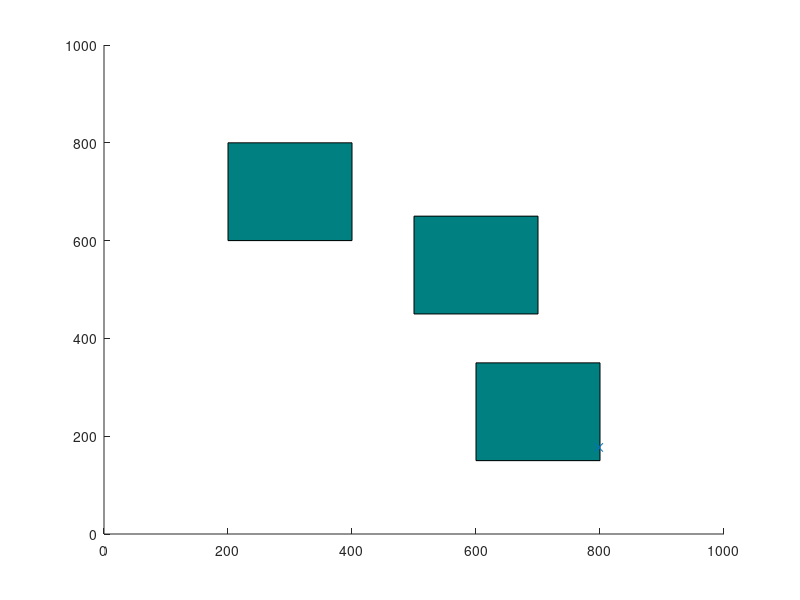

Recreate this plot in MATLAB. (Note: this script raises an error after producing the figure.)
clearvars
close all
addpath('function')
x_max = 1000;
y_max = 1000;
obstacle1 = [500, 450, 200, 200];
obstacle2 = [200, 600, 200, 200];
obstacle3 = [600, 150, 200, 200];
numNodes = 3000;
EPS = 20;
Pmax = 0.2;
P = Pmax;

Falt_star = 5; % 引力常数
Frep_star = 7; % 斥力常数
drep_star = 40; % 斥力势场的接近半径
k = 5; % 形状系数
epsilon = 30; % 随机分量因子
phi = 25; % 势场分量因子
local_minima = 0; % 是否陷入局部最优解
n_star = 10; % 最大尝试次数

q_start.coord = [0 0];
q_start.cost = 0;
q_start.parent = 0;
q_goal.coord = [999 999];
q_goal.cost = 0;

nodes(1) = q_start;
figure(1)
axis([0 x_max 0 y_max])
rectangle('Position', obstacle1, 'FaceColor', [0,.5,.5])
hold on
rectangle('Position', obstacle2, 'FaceColor', [0,.5,.5])
hold on
rectangle('Position', obstacle3, 'FaceColor', [0,.5,.5])
hold on

for i=1:numNodes
    if rand < P
        q_rand = q_goal.coord;
    else
        q_rand = [floor(rand(1)*x_max) floor(rand(1)*y_max)];
    end
    plot(q_rand(1), q_rand(2), 'x', 'Color', [0 0.4470 0.7410]);

    for j = 1:length(nodes)
        if nodes(j).coord == q_goal.coord
            break
        end
    end

    ndist = [];
    for j = 1:length(nodes)
        tmp = dist(nodes(j).coord, q_rand);
        ndist = [ndist tmp];
    end
    [val, idx] = min(ndist);
    q_near = nodes(idx);

    [x1, y1, dmin1_x, dmin1_y] = minDistInObstacle(q_near.coord, obstacle1);
    [x2, y2, dmin2_x, dmin2_y] = minDistInObstacle(q_near.coord, obstacle2);
    [x3, y3, dmin3_x, dmin3_y] = minDistInObstacle(q_near.coord, obstacle3);
    d1_abs = ((dmin1_x)^2 + (dmin1_y)^2);
    d2_abs = ((dmin2_x)^2 + (dmin2_y)^2);
    d3_abs = ((dmin3_x)^2 + (dmin3_y)^2);
    distance = [d1_abs, d2_abs, d3_abs];
    if d1_abs == min(distance)
        o_near = [x1, y1];
        dmin_abs = d1_abs;
        dmin = [dmin1_x, dmin1_y];
    elseif d2_abs == min(distance)
        o_near = [x2, y2];
        dmin_abs = d2_abs;
        dmin = [dmin2_x, dmin2_y];
    else
        o_near = [x3, y3];
        dmin_abs = d3_abs;
        dmin = [dmin3_x, dmin3_y];
    end
    % 引力函数
    F_alt = Falt_star * (q_goal.coord - q_near.coord) / dist(q_goal.coord, q_near.coord);
    % 斥力函数
    if dmin_abs <= drep_star
        F_rep = Frep_star * dmin / dmin_abs / (1 + exp((2 * dmin_abs / drep_star - 1)*k));
    else
        F_rep = [0, 0];
    end
    F_total = F_rep + F_alt;
    q_new.coord = q_near.coord + epsilon * (q_rand - q_near.coord) / dist(q_rand, q_near.coord)...
          + phi * (F_total) / sqrt(F_total(1)^2 + F_total(2)^2);

    if noCollision(q_new.coord, q_near.coord, obstacle1)...
    && noCollision(q_new.coord, q_near.coord, obstacle2)...
    && noCollision(q_new.coord, q_near.coord, obstacle3)
        line([q_near.coord(1), q_new.coord(1)], [q_near.coord(2), q_new.coord(2)], 'Color', 'k', 'LineWidth', 2);
        drawnow
        hold on
        q_new.cost = dist(q_new.coord, q_near.coord) + q_near.cost;
        for j = 1:length(nodes)
            if nodes(j).coord == q_near.coord
                q_new.parent = j;
            end
        end
        nodes = [nodes q_new];

        if q_goal.coord(1) - q_new.coord(1) < EPS && q_goal.coord(2) - q_new.coord(2) < EPS
            line([q_new.coord(1), q_goal.coord(1)], [q_new.coord(2), q_goal.coord(2)], 'Color', 'k', 'LineWidth', 2);
            drawnow
            hold on
            for j = 1:length(nodes)
                if nodes(j).coord == q_new.coord
                    q_goal.parent = j;
                end
            end
            break
        end
        
        if q_rand == q_goal.coord
            P = Pmax;
            local_minima = false;
        end
    elseif q_rand == q_goal.coord
        local_minima = true;
        n = 0;
    end

    if local_minima
        P = Pmax * (1 - exp(-k*n/n_star));
        n = n + 1;
    end
end

q_end = q_goal;
while q_end.parent ~= 0
    start = q_end.parent;
    line([q_end.coord(1), nodes(start).coord(1)], [q_end.coord(2), nodes(start).coord(2)], 'Color','r', 'LineWidth', 2);
    drawnow
    hold on
    q_end = nodes(start);
end